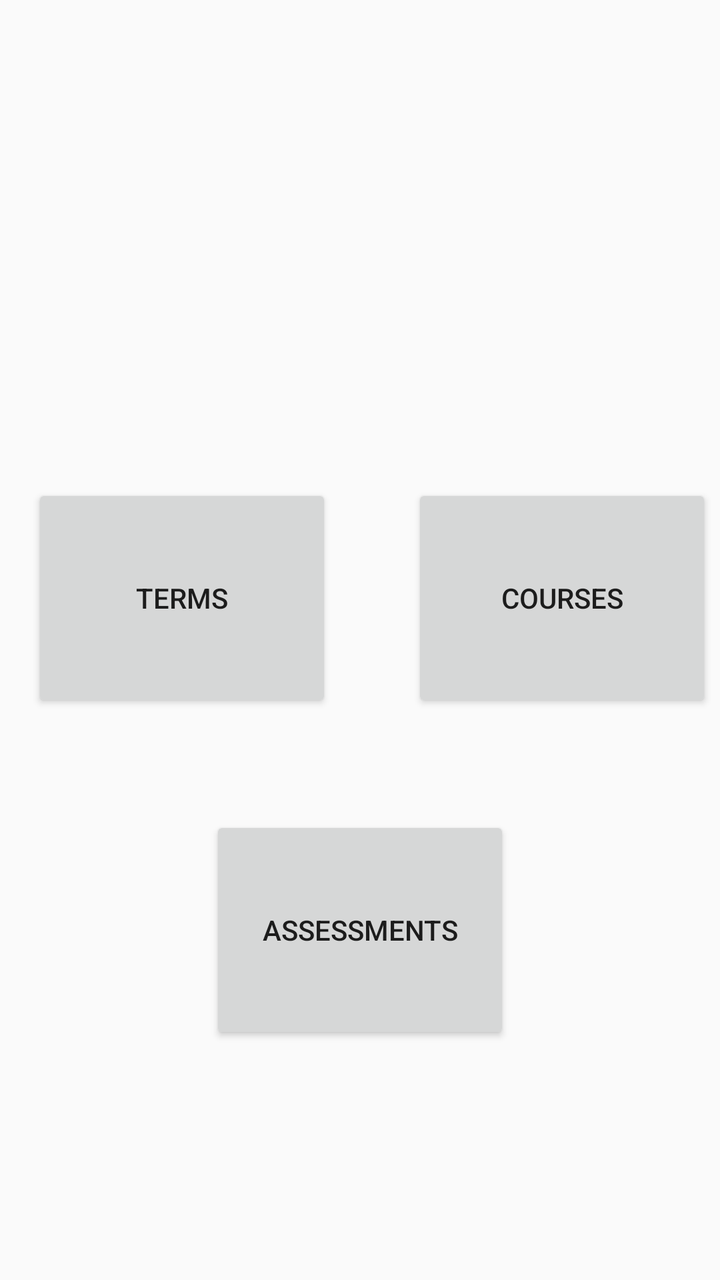
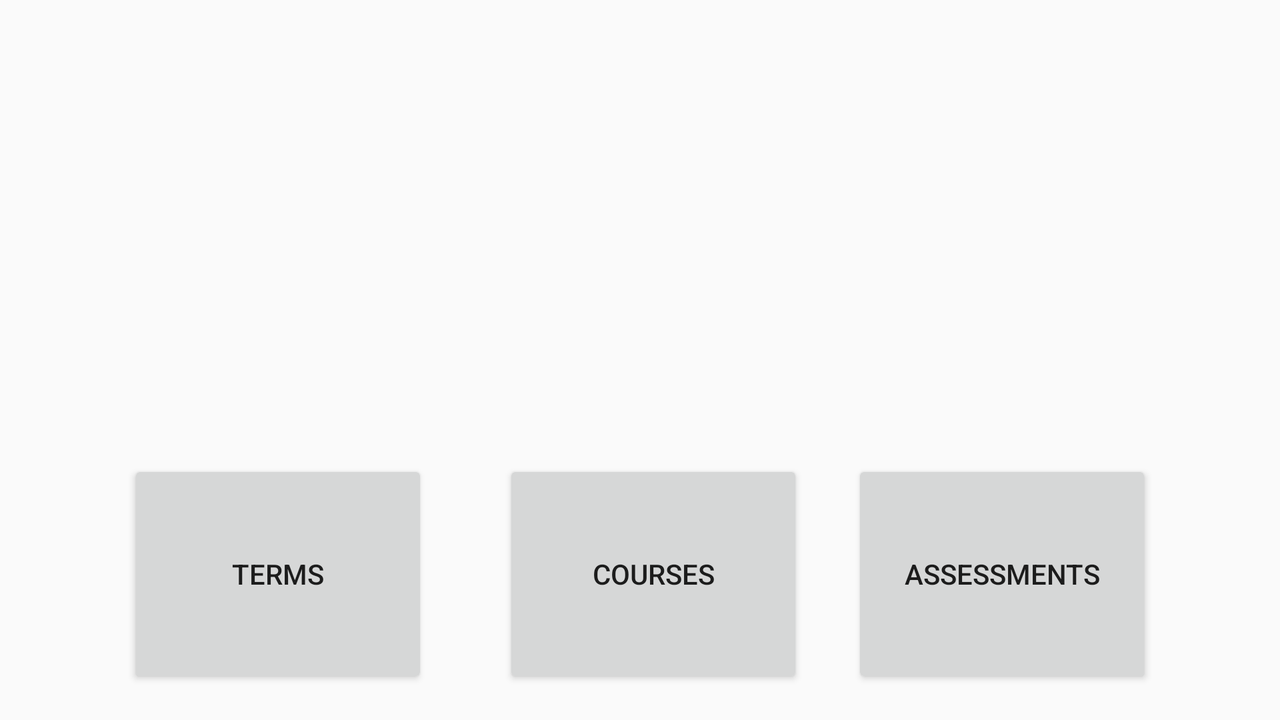

Compare how this app lays out the same screen by default and in its alternative resource folder. The renders come first, then the two layout files and the values they reference.
<!-- AndroidManifest.xml: application theme Theme.AppCompat.Light.NoActionBar -->
<!-- res/layout/activity_main.xml -->
<?xml version="1.0" encoding="utf-8"?>
<androidx.constraintlayout.widget.ConstraintLayout xmlns:android="http://schemas.android.com/apk/res/android"
    xmlns:app="http://schemas.android.com/apk/res-auto"
    xmlns:tools="http://schemas.android.com/tools"
    android:layout_width="match_parent"
    android:layout_height="match_parent"
    tools:context=".Activities.HomeActivity"
    android:id="@+id/cns_home">

    <Button
        android:id="@+id/btn_terms"
        android:layout_width="150dp"
        android:layout_height="114dp"
        android:layout_marginStart="16dp"
        android:layout_marginTop="36dp"
        android:onClick="onTermsClick"
        android:text="@string/terms"
        app:layout_constraintStart_toStartOf="parent"
        app:layout_constraintTop_toBottomOf="@+id/img_homeIcon" />

    <Button
        android:id="@+id/btn_courses"
        android:layout_width="150dp"
        android:layout_height="114dp"
        android:layout_marginTop="36dp"
        android:layout_marginEnd="4dp"
        android:onClick="onCoursesClick"
        android:text="@string/courses"
        app:layout_constraintEnd_toEndOf="parent"
        app:layout_constraintTop_toBottomOf="@+id/img_homeIcon" />

    <Button
        android:id="@+id/btn_assessments"
        android:layout_width="150dp"
        android:layout_height="114dp"
        android:layout_marginTop="52dp"
        android:onClick="onAssessmentsClick"
        android:text="@string/assessments"
        app:layout_constraintEnd_toEndOf="parent"
        app:layout_constraintStart_toStartOf="parent"
        app:layout_constraintTop_toBottomOf="@+id/btn_courses" />

    <ImageView
        android:id="@+id/img_homeIcon"
        android:layout_width="152dp"
        android:layout_height="150dp"
        android:layout_marginTop="56dp"
        android:contentDescription="@string/home_icon"
        android:src="@drawable/ic_baseline_home_24"
        app:layout_constraintEnd_toEndOf="parent"
        app:layout_constraintStart_toStartOf="parent"
        app:layout_constraintTop_toTopOf="parent" />

</androidx.constraintlayout.widget.ConstraintLayout>
<!-- resources referenced by this layout -->
<resources>
  <string name="assessments">Assessments</string>
  <string name="courses">Courses</string>
  <string name="home_icon">Home icon</string>
  <string name="terms">Terms</string>
</resources>
<!-- res/layout-land/activity_main.xml (the repository's variant of the layout above) -->
<!-- drawn on the phone turned sideways -->
<?xml version="1.0" encoding="utf-8"?>
<androidx.constraintlayout.widget.ConstraintLayout xmlns:android="http://schemas.android.com/apk/res/android"
    xmlns:app="http://schemas.android.com/apk/res-auto"
    xmlns:tools="http://schemas.android.com/tools"
    android:layout_width="match_parent"
    android:layout_height="match_parent"
    tools:context=".Activities.HomeActivity">

    <Button
        android:id="@+id/btn_terms"
        android:layout_width="150dp"
        android:layout_height="114dp"
        android:layout_marginStart="64dp"
        android:layout_marginBottom="16dp"
        android:onClick="onTermsClick"
        android:text="@string/terms"
        app:layout_constraintBottom_toBottomOf="parent"
        app:layout_constraintStart_toStartOf="parent" />

    <Button
        android:id="@+id/btn_courses"
        android:layout_width="150dp"
        android:layout_height="114dp"
        android:layout_marginBottom="16dp"
        android:onClick="onCoursesClick"
        android:text="@string/courses"
        app:layout_constraintBottom_toBottomOf="parent"
        app:layout_constraintEnd_toEndOf="@+id/img_homeIcon"
        app:layout_constraintStart_toStartOf="@+id/img_homeIcon" />

    <Button
        android:id="@+id/btn_assessments"
        android:layout_width="150dp"
        android:layout_height="114dp"
        android:layout_marginEnd="64dp"
        android:layout_marginBottom="16dp"
        android:onClick="onAssessmentsClick"
        android:text="@string/assessments"
        app:layout_constraintBottom_toBottomOf="parent"
        app:layout_constraintEnd_toEndOf="parent" />

    <ImageView
        android:id="@+id/img_homeIcon"
        android:layout_width="152dp"
        android:layout_height="150dp"
        android:layout_marginTop="32dp"
        android:contentDescription="@string/home_icon"
        android:src="@drawable/ic_baseline_home_24"
        app:layout_constraintEnd_toEndOf="parent"
        app:layout_constraintHorizontal_bias="0.514"
        app:layout_constraintStart_toStartOf="parent"
        app:layout_constraintTop_toTopOf="parent" />

</androidx.constraintlayout.widget.ConstraintLayout>
